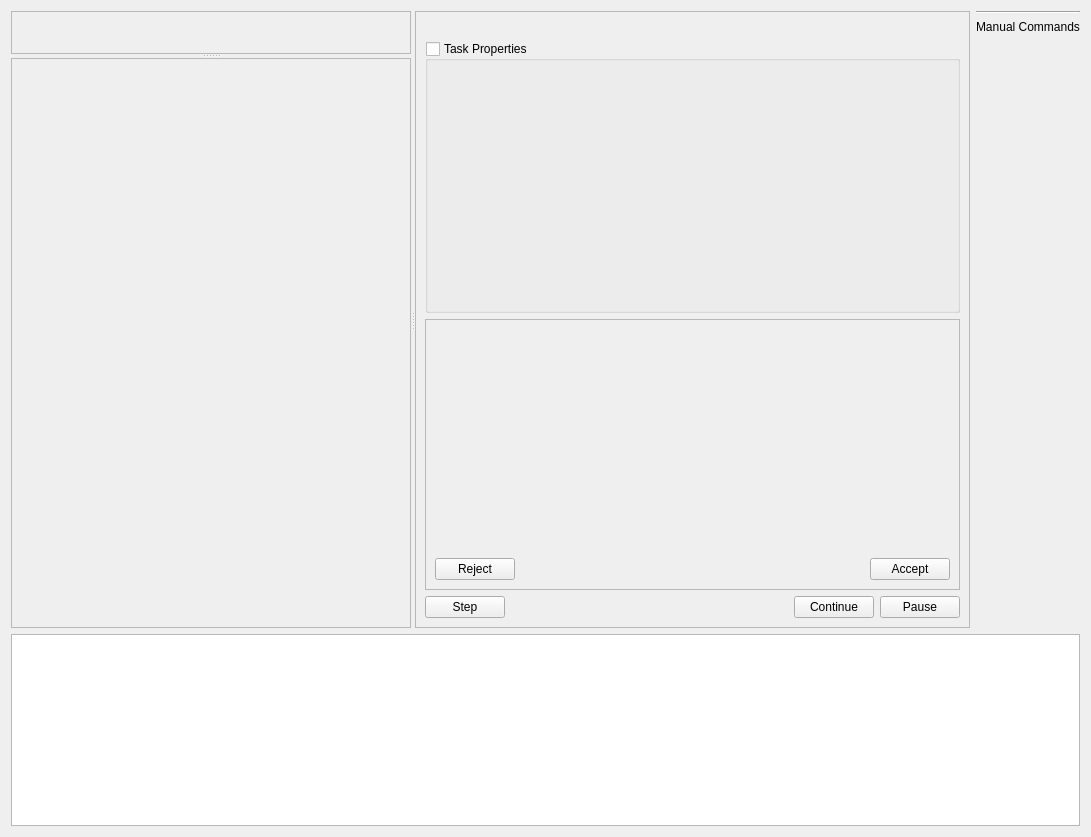
<?xml version="1.0" encoding="UTF-8"?>
<ui version="4.0">
 <class>userTaskPanel</class>
 <widget class="QWidget" name="userTaskPanel">
  <property name="geometry">
   <rect>
    <x>0</x>
    <y>0</y>
    <width>1091</width>
    <height>837</height>
   </rect>
  </property>
  <property name="windowTitle">
   <string>Task Panel</string>
  </property>
  <layout class="QGridLayout" name="gridLayout">
   <item row="0" column="0">
    <widget class="QSplitter" name="splitter_2">
     <property name="orientation">
      <enum>Qt::Horizontal</enum>
     </property>
     <widget class="QSplitter" name="splitter">
      <property name="orientation">
       <enum>Qt::Vertical</enum>
      </property>
      <widget class="QFrame" name="propertyFrame">
       <property name="minimumSize">
        <size>
         <width>300</width>
         <height>0</height>
        </size>
       </property>
       <property name="frameShape">
        <enum>QFrame::StyledPanel</enum>
       </property>
       <property name="frameShadow">
        <enum>QFrame::Raised</enum>
       </property>
      </widget>
      <widget class="QFrame" name="imageFrame">
       <property name="sizePolicy">
        <sizepolicy hsizetype="Expanding" vsizetype="Expanding">
         <horstretch>0</horstretch>
         <verstretch>0</verstretch>
        </sizepolicy>
       </property>
       <property name="minimumSize">
        <size>
         <width>400</width>
         <height>400</height>
        </size>
       </property>
       <property name="frameShape">
        <enum>QFrame::StyledPanel</enum>
       </property>
       <property name="frameShadow">
        <enum>QFrame::Raised</enum>
       </property>
      </widget>
     </widget>
     <widget class="QFrame" name="taskFrame">
      <property name="minimumSize">
       <size>
        <width>300</width>
        <height>0</height>
       </size>
      </property>
      <property name="frameShape">
       <enum>QFrame::StyledPanel</enum>
      </property>
      <property name="frameShadow">
       <enum>QFrame::Raised</enum>
      </property>
      <layout class="QVBoxLayout" name="verticalLayout_2">
       <item>
        <spacer name="horizontalSpacer">
         <property name="orientation">
          <enum>Qt::Horizontal</enum>
         </property>
         <property name="sizeHint" stdset="0">
          <size>
           <width>473</width>
           <height>20</height>
          </size>
         </property>
        </spacer>
       </item>
       <item>
        <widget class="QGroupBox" name="taskPropertiesGroupBox">
         <property name="title">
          <string>Task Properties</string>
         </property>
         <property name="checkable">
          <bool>true</bool>
         </property>
         <property name="checked">
          <bool>false</bool>
         </property>
        </widget>
       </item>
       <item>
        <widget class="QFrame" name="frame">
         <property name="frameShape">
          <enum>QFrame::StyledPanel</enum>
         </property>
         <property name="frameShadow">
          <enum>QFrame::Raised</enum>
         </property>
         <layout class="QGridLayout" name="gridLayout_2">
          <item row="0" column="0" colspan="3">
           <widget class="QLabel" name="promptLabel">
            <property name="text">
             <string/>
            </property>
            <property name="wordWrap">
             <bool>true</bool>
            </property>
           </widget>
          </item>
          <item row="1" column="0">
           <widget class="QPushButton" name="promptRejectButton">
            <property name="text">
             <string>Reject</string>
            </property>
           </widget>
          </item>
          <item row="1" column="1">
           <spacer name="horizontalSpacer_3">
            <property name="orientation">
             <enum>Qt::Horizontal</enum>
            </property>
            <property name="sizeHint" stdset="0">
             <size>
              <width>132</width>
              <height>20</height>
             </size>
            </property>
           </spacer>
          </item>
          <item row="1" column="2">
           <widget class="QPushButton" name="promptAcceptButton">
            <property name="text">
             <string>Accept</string>
            </property>
           </widget>
          </item>
         </layout>
        </widget>
       </item>
       <item>
        <layout class="QHBoxLayout" name="horizontalLayout">
         <item>
          <widget class="QPushButton" name="taskStepButton">
           <property name="text">
            <string>Step</string>
           </property>
          </widget>
         </item>
         <item>
          <spacer name="horizontalSpacer_2">
           <property name="orientation">
            <enum>Qt::Horizontal</enum>
           </property>
           <property name="sizeHint" stdset="0">
            <size>
             <width>40</width>
             <height>20</height>
            </size>
           </property>
          </spacer>
         </item>
         <item>
          <widget class="QPushButton" name="taskContinueButton">
           <property name="text">
            <string>Continue</string>
           </property>
          </widget>
         </item>
         <item>
          <widget class="QPushButton" name="taskPauseButton">
           <property name="text">
            <string>Pause</string>
           </property>
          </widget>
         </item>
        </layout>
       </item>
      </layout>
     </widget>
    </widget>
   </item>
   <item row="0" column="1">
    <layout class="QVBoxLayout" name="manualButtonsLayout">
     <item>
      <widget class="Line" name="line_5">
       <property name="orientation">
        <enum>Qt::Horizontal</enum>
       </property>
      </widget>
     </item>
     <item>
      <widget class="QLabel" name="label">
       <property name="text">
        <string>Manual Commands</string>
       </property>
      </widget>
     </item>
     <item>
      <spacer name="verticalSpacer">
       <property name="orientation">
        <enum>Qt::Vertical</enum>
       </property>
       <property name="sizeHint" stdset="0">
        <size>
         <width>20</width>
         <height>40</height>
        </size>
       </property>
      </spacer>
     </item>
    </layout>
   </item>
   <item row="1" column="0" colspan="2">
    <widget class="QTextEdit" name="outputConsole">
     <property name="sizePolicy">
      <sizepolicy hsizetype="Expanding" vsizetype="Preferred">
       <horstretch>0</horstretch>
       <verstretch>0</verstretch>
      </sizepolicy>
     </property>
     <property name="minimumSize">
      <size>
       <width>0</width>
       <height>100</height>
      </size>
     </property>
     <property name="readOnly">
      <bool>true</bool>
     </property>
    </widget>
   </item>
  </layout>
 </widget>
 <resources/>
 <connections/>
</ui>
